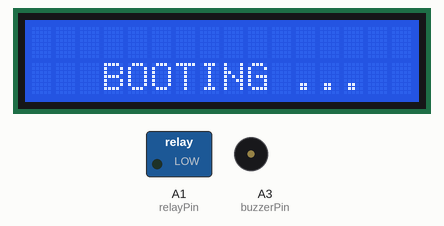
Simulated run of this sketch. Board: Arduino Uno, built with avr-gcc and run on an emulated ATmega328P. Shown: 16×2 character LCD, switched loads named in the sketch (green lamp = pin HIGH), buzzer (waves = sounding, pin HIGH). Wiring (inferred from the names in the program): DS3231 clock at I2C address 0x68. The local clock reads 2024-03-15 10:24:30 at power-on unless the sketch sets it.

Above: at 4.1 s.
At 13.8 s:
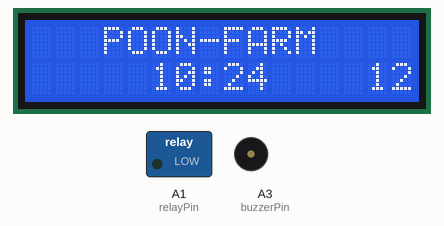
At 19.8 s:
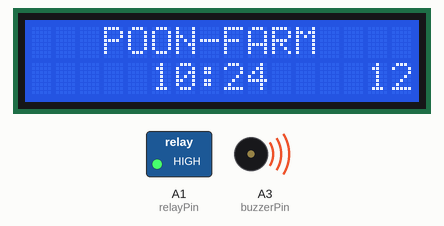
At 22.8 s:
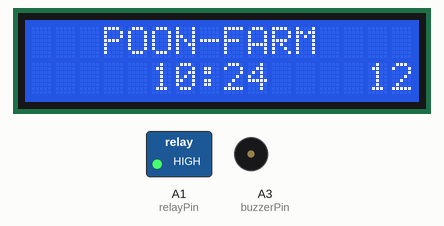
Timing chart, 0 to 24.3 s (numbered marks = the images above):
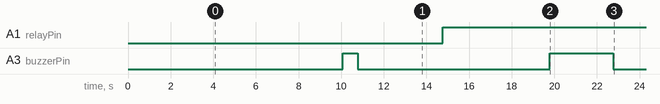

Measured:
- by itself, A1 (relayPin): LOW → HIGH at 14.8 s
- by itself, A3 (buzzerPin): HIGH → LOW at 10.8 s, → HIGH 9.0 s later, → LOW 3.0 s later
- what the display in image 0 shows lasts 3.0 s, from 4.1 s to 7.1 s

The sketch:

messing_capsule.ino
```cpp
#include "Wire.h"
#include <EEPROM.h>
//#include <Keypad.h>
#include <LiquidCrystal.h>
LiquidCrystal lcd(2, 3, 5, 6, 7, 8);
//LiquidCrystal lcd(13, 12, 8, 9, 10, 11);
//LiquidCrystal lcd(rs, en, d4, d5, d6, d7);
#define DS3231_I2C_ADDRESS 0x68
#define DS3231_TEMPERATURE_ADDR 0x11
#define relayPin A1
//#define relayPin 2
/////////////////////////////////////////////////////
#define analoginput A2
#define buzzerPin A3
//#define lcdVcc  4
//bool btmp1;
//char chartmp;
//byte hourtmp2;
bool change;
float Rout;
unsigned long timeClear;
//int flag99 = 0;
unsigned long timeThen;
unsigned long timeNow;
//const byte numRows   = 4;
//const byte numCols   = 4;
byte flag1=0,flag2=0;
//byte flagsms = 0;
int i;
int rtcdelaytime;
//////////////////////////////////////////////////////////////

int buttonTimer,buttonRecord = 0;
int arrayam[12] = {1,3,5,7,9,11,0,0,0,0,0,0};
int arraypm[12] = {4,6,8,10,12,2,0,0,0,0,0,0};
int arrayam1[12] = {0,0,0,0,0,0,0,0,0,0,0,0};
int arraypm1[12] = {0,0,0,0,0,0,0,0,0,0,0,0};


byte second, minute, hour, dayOfWeek, dayOfMonth, month, year;


// Convert normal decimal numbers to binary coded decimal
byte decToBcd(byte val){return( (val/10*16) + (val%10) );}
// Convert binary coded decimal to normal decimal numbers
byte bcdToDec(byte val){return( (val/16*10) + (val%16) );}


void setup()
{
  timeClear = millis();
  //Serial.begin(9600);

  delay(4000);
  Wire.begin();
  lcd.begin(16,2);
//  myKeypad.setHoldTime(8000);
//  myKeypad.setDebounceTime(200);
//  myKeypad.addEventListener(keypadEvent);
  lcd.setCursor(3,1);
  lcd.print("BOOTING ...");
  pinMode(relayPin,OUTPUT);
//  pinMode(lcdVcc,OUTPUT);
//  digitalWrite(lcdVcc,HIGH);
  pinMode(buzzerPin,OUTPUT);
  digitalWrite(relayPin,LOW);
  //////////////////////////////////////////////////
  pinMode(analoginput, INPUT);
//  Rout = 10000*(1024.0/analogRead(analoginput)-1);
  Rout = 10000/(1024.0/analogRead(analoginput-1));

  delay(3000);
  lcd.clear();
  delay(3000);

//
//    byte firstdigit  = EEPROM.read(1);
//    byte seconddigit = EEPROM.read(2);
//    lcd.setCursor(9,0);
//    lcd.print("FD:  ");
//    lcd.print(firstdigit);
//    lcd.setCursor(9,1);
//    lcd.print("SD:  ");
//    lcd.print(seconddigit);
//    delay(2000);
//    //lcd.clear();
//    byte i=3;
//    byte j =0;
//
//    lcd.setCursor(9,0);
//    lcd.print("AM: ");
//    lcd.setCursor(9,1);
//    lcd.print("PM: ");
//    lcd.setCursor(12,0);
//    lcd.print("     ");
//    lcd.setCursor(12,1);
//    lcd.print("     ");
//      for(i = 3;i <firstdigit+3; i++){
//        arrayam[i-3] = EEPROM.read(i);
//          lcd.setCursor(13,0);
//          if(arrayam[i-3]<10){lcd.print("0");}
//          lcd.print(arrayam[i-3]);
//          delay(1000);
//          // lcd.clear();
//      }
//      while(i < seconddigit+3){
//         arraypm[j] = EEPROM.read(i);
//          lcd.setCursor(13,1);
//          if(arraypm[j]<10){lcd.print("0");}
//          lcd.print(arraypm[j]);
//          delay(1000);
//         j++;i++;
//      }
//     delay(1000);
//      for(i = 1;i <EEPROM.length(); i++){
//        int sa = EEPROM.read(i);
//        lcd.setCursor(9,0);
//        lcd.print(sa);
//        delay(1000);
//       lcd.clear();
//      }

      digitalWrite(buzzerPin,HIGH);
      delay(700);
      digitalWrite(buzzerPin,LOW);
      firstPagedisplay();

     //readDS3231time(&second, &minute, &hour, &dayOfWeek, &dayOfMonth, &month, &year);
     //updatetime();

 // pinMode(interruptpin,INPUT_PULLUP);
  //attachInterrupt(digitalPinToInterrupt(interruptpin),changeTime,LOW);
  // set the initial time here:
  // DS3231 seconds, minutes, hours, day, date, month, year
  // setDS3231time(00,58,17,3,14,1,18);
  rtcdelaytime = millis();
  displayTime();
}

void(* resetFunc) (void) = 0;//declare reset function at address 0


void loop()
{

   //--------------------------when capsule is 1k------------------------
   if (Rout == 0){
    lcd.print("I know you Used Fuse");
   }
 if (Rout >= 1 && Rout <= 2){
    arrayam[0] = 2;
    arrayam[1] = 4;
    arrayam[2] = 6;
    arraypm[0] = 6;
    arraypm[1] = 8;
    arraypm[2] = 9;

   lcd.setCursor(14,1);
   lcd.print(" ");

  }
  else if(Rout >= 3 && Rout <= 4){
    arrayam[0] = 1;
    arrayam[1] = 3;
    arrayam[2] = 4;
    arraypm[0] = 4;
    arraypm[1] = 5;
    arraypm[2] = 7;

    lcd.setCursor(14,1);
    lcd.print(" ");

  }
  else if(Rout >= 4 && Rout <=5){
    arrayam[0] = 1;
    arrayam[1] = 3;
    arrayam[2] = 4;
    arraypm[0] = 4;
    arraypm[1] = 5;
    arraypm[2] = 7;

    lcd.setCursor(14,1);
    lcd.print(" ");
  }
  else{

    arrayam[0] = 1;
    arrayam[1] = 10;
    arrayam[2] = 4;
    arraypm[0] = 4;
    arraypm[1] = 5;
    arraypm[2] = 7;

    lcd.setCursor(14,1);
    lcd.print("12");
  }


  timeThen = millis();
   if((millis() - rtcdelaytime) >= 60000){
       displayTime(); // display the real-time clock data on the Serial Monitor,
       rtcdelaytime = millis();
   }
   delay(1000);
//   int tempC = DS3231_get_treg();  // Reads the temperature as an int, to save memory
//   lcd.setCursor(13,2);
//   lcd.print(tempC);


 // switch section -----------

byte flag3=0,flag4=0;

  if(hour <12)
        {
            for( byte i=0;i<12;i++)
              {
                if(((arrayam[i] == hour) && (arrayam[i] !=0)) ||( (12-arrayam[i] == hour) && (arrayam[i] == 12)) )
                {
                    digitalWrite(relayPin,HIGH);
                    delay(5000);
                   // SendMessage();
                   // lcd.setCursor(1,0);
                    //lcd.print("HIGH-----");
                    flag3 = 1;
                        if(flag1 == 0){digitalWrite(buzzerPin,HIGH);
                          delay(3000);
                          digitalWrite(buzzerPin,LOW);flag1=1;
                          delay(2000);
                          }
                }
             }
                if(flag3 == 0){
                   // lcd.clear();
                   // lcd.print("mutu12");
                   //delay(3000);
                     digitalWrite(relayPin,LOW);}
          }
  if(hour >11)
  {
       for( byte i=0;i<12;i++)
       {
          if((((arraypm[i] +12 == hour) || (arraypm[i] == hour))) &&(arraypm[i] !=0)){
                digitalWrite(relayPin,HIGH);
                delay(5000);
               // SendMessage();
               // lcd.setCursor(1,0);
                //lcd.print("HIGH PM -----");
                flag4 = 1;
                if(flag2 == 0){digitalWrite(buzzerPin,HIGH);
                  delay(3000);
                digitalWrite(buzzerPin,LOW);flag2=1;
                }
          }
        }
         if(flag4 == 0){
                lcd.setCursor(1,0);
               // lcd.clear();
                  //lcd.print("mutu12");
                digitalWrite(relayPin,LOW);}
  }


       if(millis() - timeClear >= 120000){
        lcd.setCursor(2,0);
        lcd.print("Cleaning Up");
        lcd.setCursor(1,1);
        lcd.print("But dont panic");
        delay(2000);
        lcd.begin(16,2);
        timeClear = millis();
        delay(1000);
        firstPagedisplay();
       }
}


void setDS3231time(byte second, byte minute, byte hour, byte dayOfWeek, byte
dayOfMonth, byte month, byte year)
{
  // sets time and date data to DS3231
      Wire.beginTransmission(DS3231_I2C_ADDRESS);
      Wire.write(0); // set next input to start at the seconds register
      Wire.write(decToBcd(second)); // set seconds
      Wire.write(decToBcd(minute)); // set minutes
      Wire.write(decToBcd(hour)); // set hours
      Wire.write(decToBcd(dayOfWeek)); // set day of week (1=Sunday, 7=Saturday)
      Wire.write(decToBcd(dayOfMonth)); // set date (1 to 31)
      Wire.write(decToBcd(month)); // set month
      Wire.write(decToBcd(year)); // set year (0 to 99)
      Wire.endTransmission();

}

void readDS3231time(byte *second,byte *minute,byte *hour,byte *dayOfWeek,byte *dayOfMonth,byte *month,byte *year)
{
      Wire.beginTransmission(DS3231_I2C_ADDRESS);
      Wire.write(0); // set DS3231 register pointer to 00h
      Wire.endTransmission();
      Wire.requestFrom(DS3231_I2C_ADDRESS, 7);
      // request seven bytes of data from DS3231 starting from register 00h
      *second = bcdToDec(Wire.read() & 0x7f);
      *minute = bcdToDec(Wire.read());
      *hour = bcdToDec(Wire.read() & 0x3f);
//      *dayOfWeek = bcdToDec(Wire.read());
//      *dayOfMonth = bcdToDec(Wire.read());
//      *month = bcdToDec(Wire.read());
//      *year = bcdToDec(Wire.read());
      *dayOfWeek = 0;
      *dayOfMonth =0;
      *month =0;
      *year = 0;
}
void displayTime()
{
 // byte second, minute, hour, dayOfWeek, dayOfMonth, month, year;
  // retrieve data from DS3231
  readDS3231time(&second, &minute, &hour, &dayOfWeek, &dayOfMonth, &month, &year);
    lcd.setCursor(5,2);
     if (hour<10){lcd.print(" ");}
    lcd.print(hour);
    lcd.print(":");
        if (minute<10){lcd.print("0");}
    lcd.print(minute);


}


void copy(int src[], int dst[], int len)
  {


    for(i=0;i < 12;i++){ dst[i] = src[i];

    }
}
void firstPagedisplay(){
      readDS3231time(&second, &minute, &hour, &dayOfWeek, &dayOfMonth, &month, &year);
     //  updatetime();
      lcd.clear();
      delay(3000);
      lcd.setCursor(3,0);
      lcd.print("POON-FARM");

//      }

}
```
